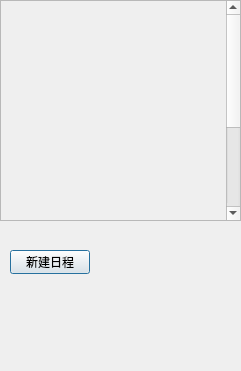
<?xml version="1.0" encoding="UTF-8"?>
<ui version="4.0">
 <class>QDateModify</class>
 <widget class="QDialog" name="QDateModify">
  <property name="geometry">
   <rect>
    <x>0</x>
    <y>0</y>
    <width>241</width>
    <height>371</height>
   </rect>
  </property>
  <property name="windowTitle">
   <string>Dialog</string>
  </property>
  <widget class="QScrollArea" name="scrollArea">
   <property name="geometry">
    <rect>
     <x>0</x>
     <y>0</y>
     <width>241</width>
     <height>221</height>
    </rect>
   </property>
   <property name="widgetResizable">
    <bool>true</bool>
   </property>
   <widget class="QWidget" name="scrollAreaWidgetContents">
    <property name="geometry">
     <rect>
      <x>0</x>
      <y>0</y>
      <width>229</width>
      <height>371</height>
     </rect>
    </property>
    <property name="minimumSize">
     <size>
      <width>222</width>
      <height>371</height>
     </size>
    </property>
   </widget>
  </widget>
  <widget class="QPushButton" name="pushButton">
   <property name="geometry">
    <rect>
     <x>10</x>
     <y>250</y>
     <width>80</width>
     <height>24</height>
    </rect>
   </property>
   <property name="text">
    <string>新建日程</string>
   </property>
  </widget>
 </widget>
 <resources/>
 <connections/>
</ui>
